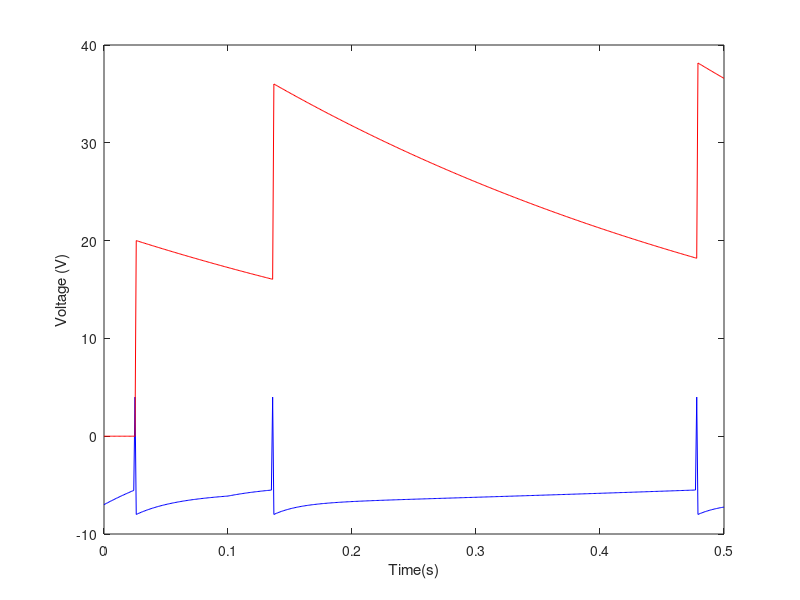

Reproduce this figure in MATLAB.
dt = 0.001;    % Time step
t = 0.5;          % Max time
a = -2;
b = 10;
c = -8;      % V_reset
d = -9;
e = 10000;
tau = 2;
vt = -5.5;     % Threshold voltage
I = 0:dt:t;
I(100:length(I)) = 15;
%I(100:length(I)) = linspace(0,1.5,1902);
I(1:100) = 0;
%I(1:length(I)) = 0;
%I(100:180) = 0.15;
%I(250:330) = 0.15;
%I(1100:1180) = 0.15;
%I(1550:1630) = 0.15;
T = 0:dt:t;
Vm = 0:dt:t;
Vm(1) = -7;
g = 0:dt:t;
g(1) = 0;
for t=1:length(T)-1
    if (Vm(t) >= vt)
        Vm(t) = 4;
        Vm(t+1) = c;
        gp = (-g(t) + e) * tau;
        g(t+1) = g(t) + gp*dt;
    else
        gp = -g(t) * tau;
        g(t+1) = g(t) + gp*dt;
        vp = I(t) + a - b * Vm(t) + g(t+1) * (d - Vm(t));  
        Vm(t+1) = Vm(t) + vp*dt;
    end
end
figure()
plot(T,Vm,'b-',T,g,'r-');
xlabel('Time(s)');
ylabel('Voltage (V)');